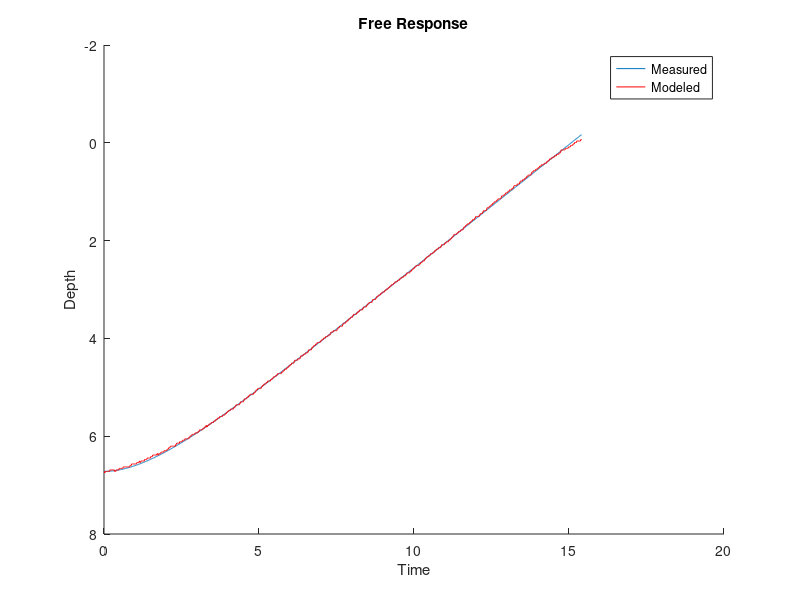

Source code (MATLAB):
% Free rise analysis
close all
load free_rise.txt

depth = free_rise(4480:6020,5);

%data taken at 100 Hz

time=1:1:length(depth);
time = time/100;
%plot(time,depth, 'r');
hold on;

%Used to find least square error
%This value just adds all the error of each measurement
val_off = 0;
final = 1000000;%smallest error off by, final will change if
% val_off if smaller than final

%modify the range for c,m,d0 in order to come up
%with a best fit for these values
for c = 11.5%11:.1:12
    
    for m = 20
        for d0 = -5.8%-5:-.1:-6.5
            

            A = [0,1;0,-c/m];
            B = [0;1/m];

            x = [depth(1);0];

            xdot = A*x + B*d0;
            y = 2;

            while y < length(depth)
                x(:,end+1) = x(:,end) + xdot(:,end)*(time(y)-time(y-1));
                xdot(:,end+1) = A*x(:,end) + B*d0;
                val_off = val_off + abs(depth(y)-x(1,y));%error of each point
                y=y+1;
            end
            if(val_off < final)%update final if val_off is smaller
                final = val_off;
                c1 = c;%best c value
                m1 = m;%best m value
                d01 = d0;%best d0 value
            end
            val_off = 0;
            plot(time(1:end-1), x(1,:));
            hold on;
        end
    end
end
plot(time,depth, 'r');
c1
m1
d01
xlabel('Time')
ylabel('Depth')
legend('Measured','Modeled');
set(gca,'YDir','reverse')
title('Free Response')
    %x;

    %plot(time(1:end-1), x(1,:));
    %plot(time, xdot);